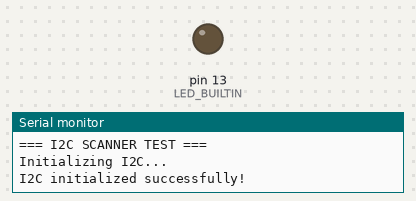
A sketch run on a simulated Arduino Uno, built with avr-gcc and run on an emulated ATmega328P. Shown: output pins drawn as LEDs (lit = HIGH), the last lines printed to the serial monitor.

Above: at 0.05 s.
At 1.4 s:
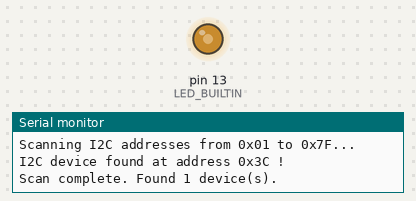
At 1.85 s:
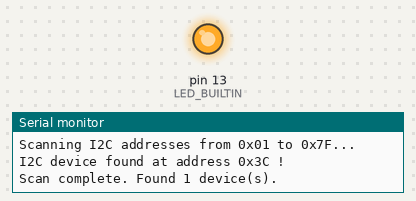
Timing chart, 0 to 6.9 s (numbered marks = the images above):
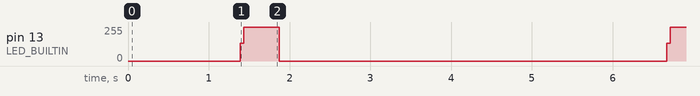

The sketch:

i2c_scanner.ino
```cpp
/*
  I2C Scanner - Simple test to detect I2C devices
  This will help us determine if the DRV2605L is connected properly
*/

#include <Wire.h>

void setup() {
  Serial.begin(9600);

  // Wait for serial port to connect
  while (!Serial) {
    delay(10);
  }

  Serial.println("=== I2C SCANNER TEST ===");
  Serial.println("Initializing I2C...");

  Wire.begin();

  Serial.println("I2C initialized successfully!");
  Serial.println("Scanning for I2C devices...");

  pinMode(LED_BUILTIN, OUTPUT);
}

void loop() {
  byte error, address;
  int nDevices = 0;

  Serial.println("Scanning I2C addresses from 0x01 to 0x7F...");

  for(address = 1; address < 127; address++) {
    // Blink LED during scan
    digitalWrite(LED_BUILTIN, HIGH);

    Wire.beginTransmission(address);
    error = Wire.endTransmission();

    digitalWrite(LED_BUILTIN, LOW);

    if (error == 0) {
      Serial.print("I2C device found at address 0x");
      if (address < 16) Serial.print("0");
      Serial.print(address, HEX);
      Serial.println(" !");
      nDevices++;

      // Special check for DRV2605L (should be at 0x5A)
      if (address == 0x5A) {
        Serial.println("  ^ This looks like a DRV2605L haptic driver!");
      }
    }
    else if (error == 4) {
      Serial.print("Unknown error at address 0x");
      if (address < 16) Serial.print("0");
      Serial.println(address, HEX);
    }

    delay(10); // Small delay between addresses
  }

  if (nDevices == 0) {
    Serial.println("ERROR: No I2C devices found!");
    Serial.println("Possible issues:");
    Serial.println("1. Check wiring connections");
    Serial.println("2. Check power supply to device");
    Serial.println("3. Check pull-up resistors on SDA/SCL");
    Serial.println("4. Device might not be I2C compatible");

    // Fast blink pattern for error
    for (int i = 0; i < 10; i++) {
      digitalWrite(LED_BUILTIN, HIGH);
      delay(100);
      digitalWrite(LED_BUILTIN, LOW);
      delay(100);
    }
  } else {
    Serial.print("Scan complete. Found ");
    Serial.print(nDevices);
    Serial.println(" device(s).");

    // Slow blink pattern for success
    digitalWrite(LED_BUILTIN, HIGH);
    delay(500);
    digitalWrite(LED_BUILTIN, LOW);
    delay(500);
  }

  Serial.println("Waiting 3 seconds before next scan...\n");
  delay(3000);
}
```

Measured:
- by itself, pin 13 (LED_BUILTIN): repeats every 5.3 s: 255/255 0.44 s, 0/255 4.8 s, 133/255 0.04 s
